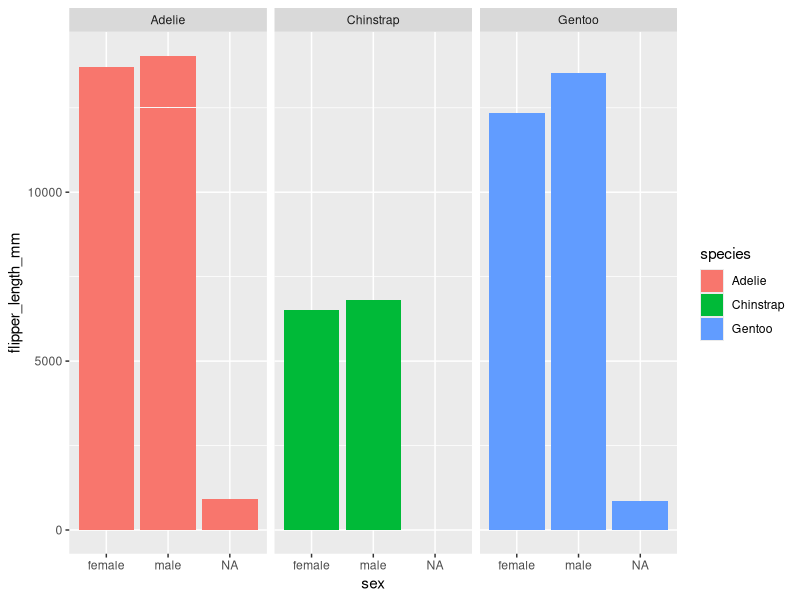

Here is the R script that generated this plot:
## ---- chunk 1
library(tidyverse)
library(palmerpenguins)
## ---- chunk 2
data(penguins)
head(penguins)
## ---- chunk 3
ggplot(data = penguins, mapping = aes(y = flipper_length_mm, x = sex, fill = species)) +
  geom_col() +
  facet_wrap(~species)
  
